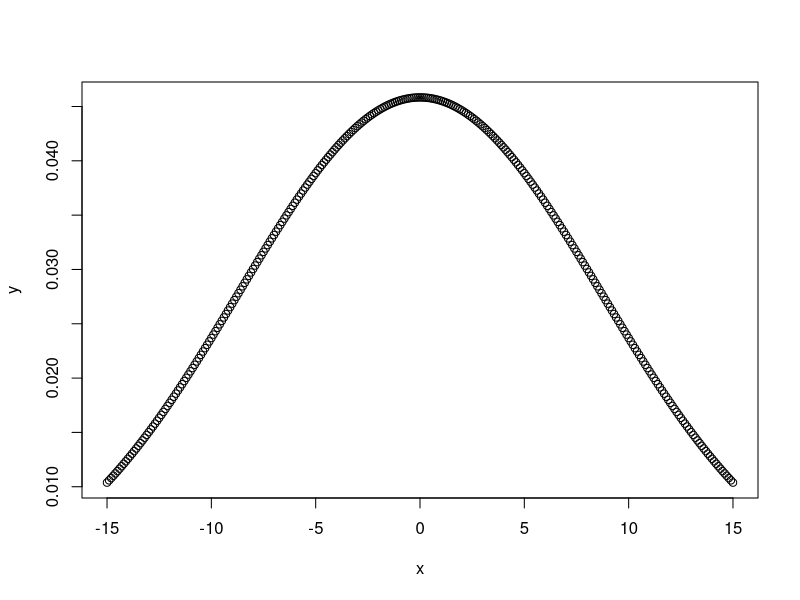
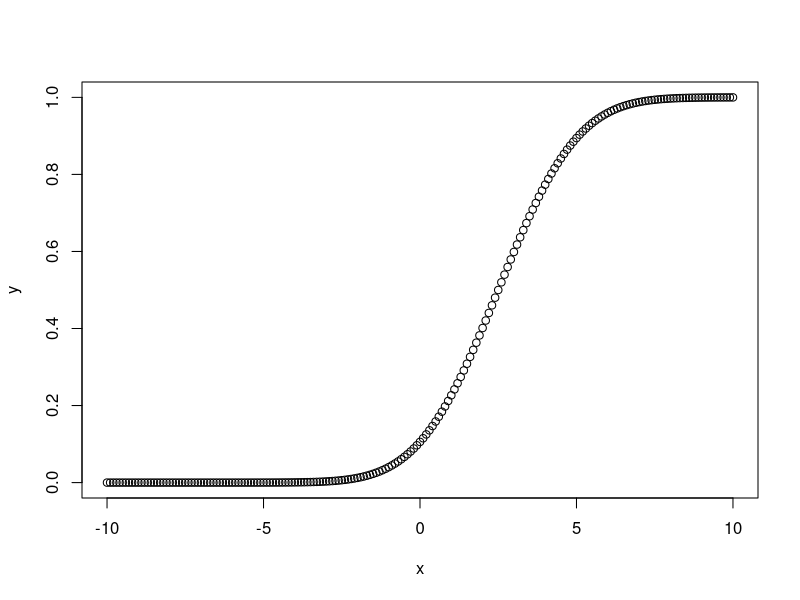
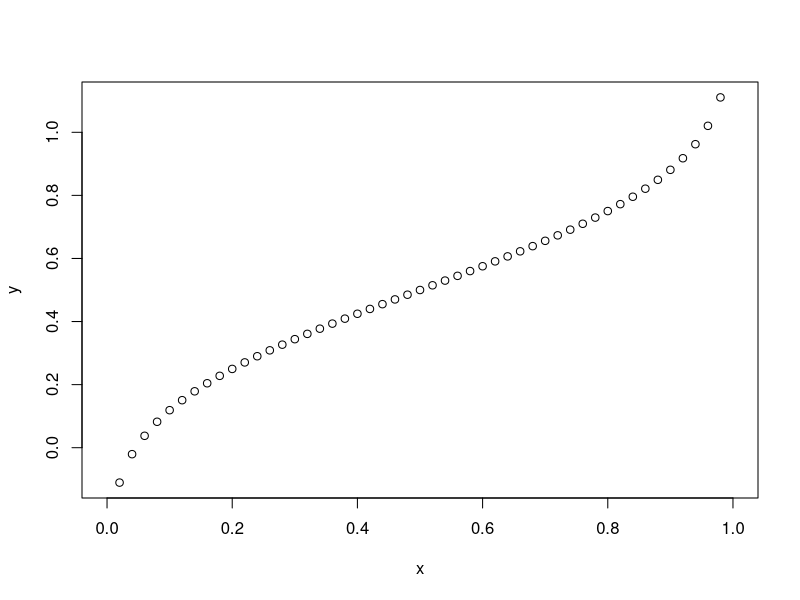
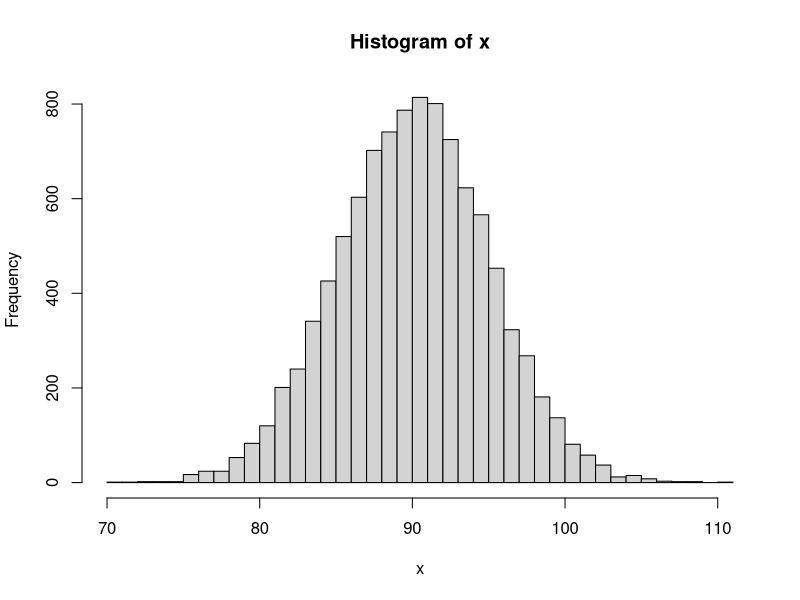

Reproduce these figures in R, in order.
# creating a sequence of values 
# between -15 to 15 with a difference of 0.1
x = seq(-15, 15, by=0.1)
   
y = dnorm(x, mean(x), sd(x))
   
# output to be present as PNG file
#png(file="dnormExample.png")
   
# Plot the graph.
plot(x, y)
   
# saving the file
#dev.off() 

# creating a sequence of values
# between -10 to 10 with a difference of 0.1
x <- seq(-10, 10, by=0.1)

y <- pnorm(x, mean = 2.5, sd = 2)

# output to be present as PNG file
#png(file="pnormExample.png")

# Plot the graph.
plot(x, y)

# saving the file
#dev.off() 

# Create a sequence of probability values 
# incrementing by 0.02.
x <- seq(0, 1, by = 0.02)

y <- qnorm(x, mean(x), sd(x))

# output to be present as PNG file
#png(file = "qnormExample.png")

# Plot the graph.
plot(x, y)

# Save the file.
#dev.off()

# Create a vector of 1000 random numbers
# with mean=90 and sd=5
x <- rnorm(10000, mean=90, sd=5)

# output to be present as PNG file
#png(file = "rnormExample.png")

# Create the histogram with 50 bars
hist(x, breaks=50)

# Save the file.
#dev.off()

